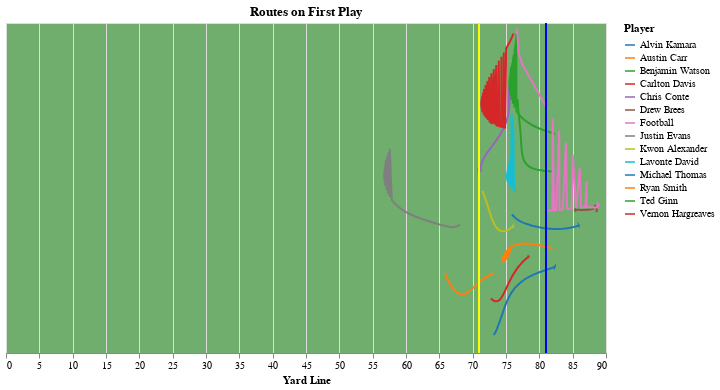

The code cell stored with this chart in its notebook:
### Code cell
((players + scrimmage + first)
 .configure_view(fill='#348C31', fillOpacity=0.7)
 .properties(height=55*6, width=100*6, title=alt.TitleParams('Routes on First Play', anchor='middle')))

### Figure 1 — Vega-Lite specification as saved in the notebook (floating-point values rounded to 4 significant figures; data arrays with more than 128 entries replaced by an {"elided": "..."} marker saying what was removed)
{"usermeta": {"embedOptions": {"theme": "fivethirtyeight"}}, "config": {"view": {"continuousWidth": 400, "continuousHeight": 300, "fill": "#348C31", "fillOpacity": 0.7}}, "layer": [{"mark": {"type": "line", "width": 20}, "encoding": {"color": {"type": "nominal", "field": "displayName", "scale": {"scheme": "category10"}, "title": "Player"}, "x": {"type": "quantitative", "field": "x", "scale": {"zero": true}, "title": "Yard Line"}, "y": {"type": "quantitative", "axis": null, "field": "y"}}}, {"mark": {"type": "rule", "color": "blue"}, "encoding": {"x": {"type": "quantitative", "field": "absoluteYardlineNumber"}}}, {"mark": {"type": "rule", "color": "yellow"}, "encoding": {"x": {"type": "quantitative", "field": "yardline_first"}}}], "data": {"name": "data-0e042f532e663f6fa27f0bf42b7e750e"}, "height": 330, "title": {"text": "Routes on First Play", "anchor": "middle"}, "width": 600, "$schema": "https://vega.github.io/schema/vega-lite/v4.8.1.json", "datasets": {"data-0e042f532e663f6fa27f0bf42b7e750e": {"elided": "714 records"}}}
